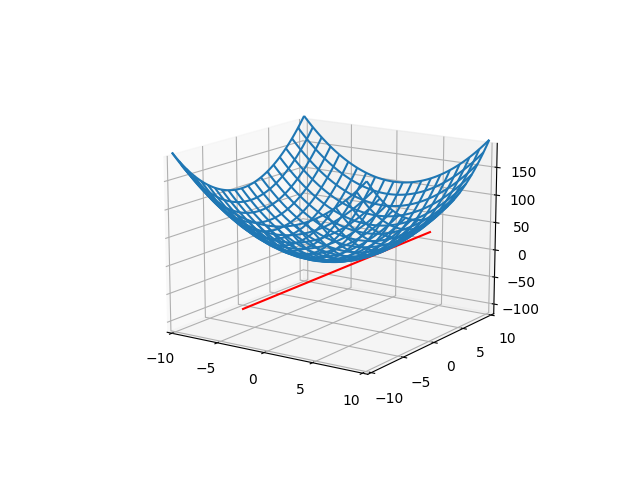

This figure's Python source:
import matplotlib.pyplot as plt
import numpy as np

fig = plt.figure()
ax = fig.add_subplot(projection='3d')

# Grab some test data.
X = np.array([i*0.1 for i in range(-100, 101)])
Y = np.array([i*0.1 for i in range(-100, 101)])
X, Y = np.meshgrid(X, Y)

Z = X**2 + Y**2

X_grad = np.array([i*0.1 for i in range(-100, 101)])
Y_grad = np.array([0 for i in range(-100, 101)])

Z_grad = 10*X_grad - 25

# Plot a basic wireframe.
ax.plot_wireframe(X, Y, Z, rstride=10, cstride=10)
ax.plot(X_grad, Y_grad, Z_grad, 'r')

plt.show()
